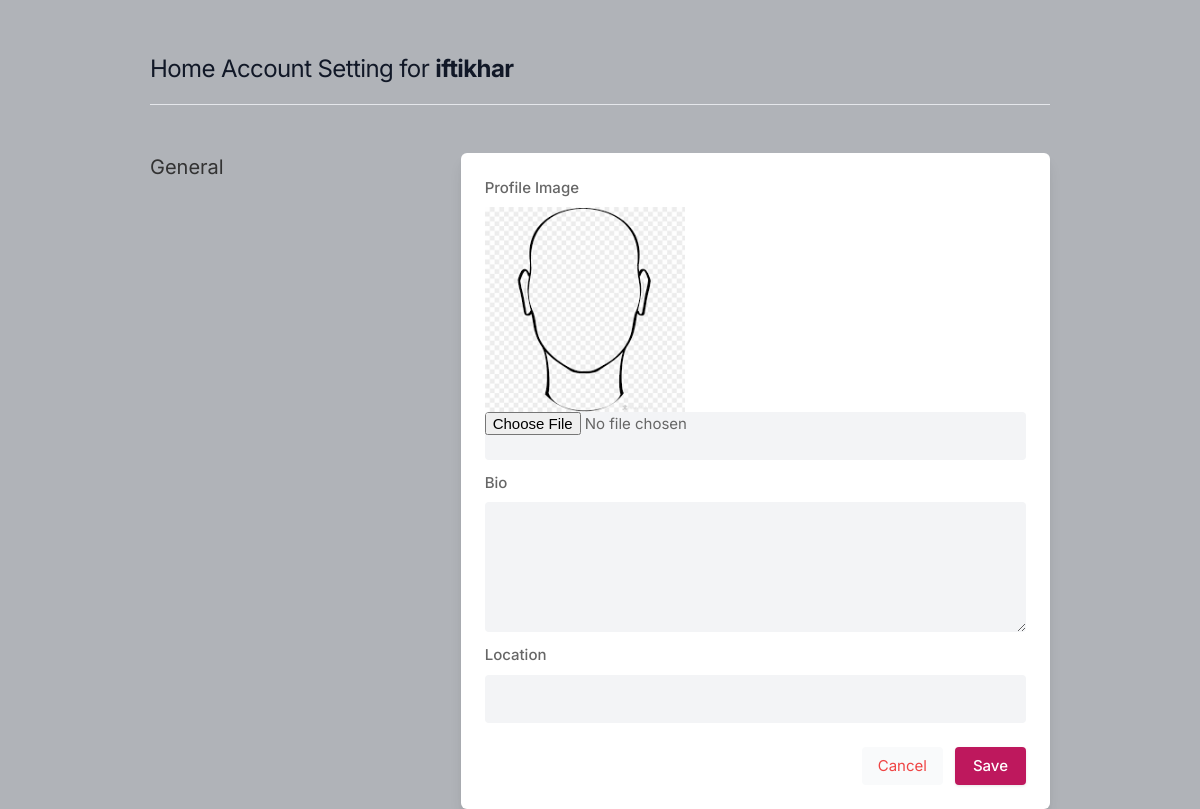
The app's page /Setting (signed in), older data.
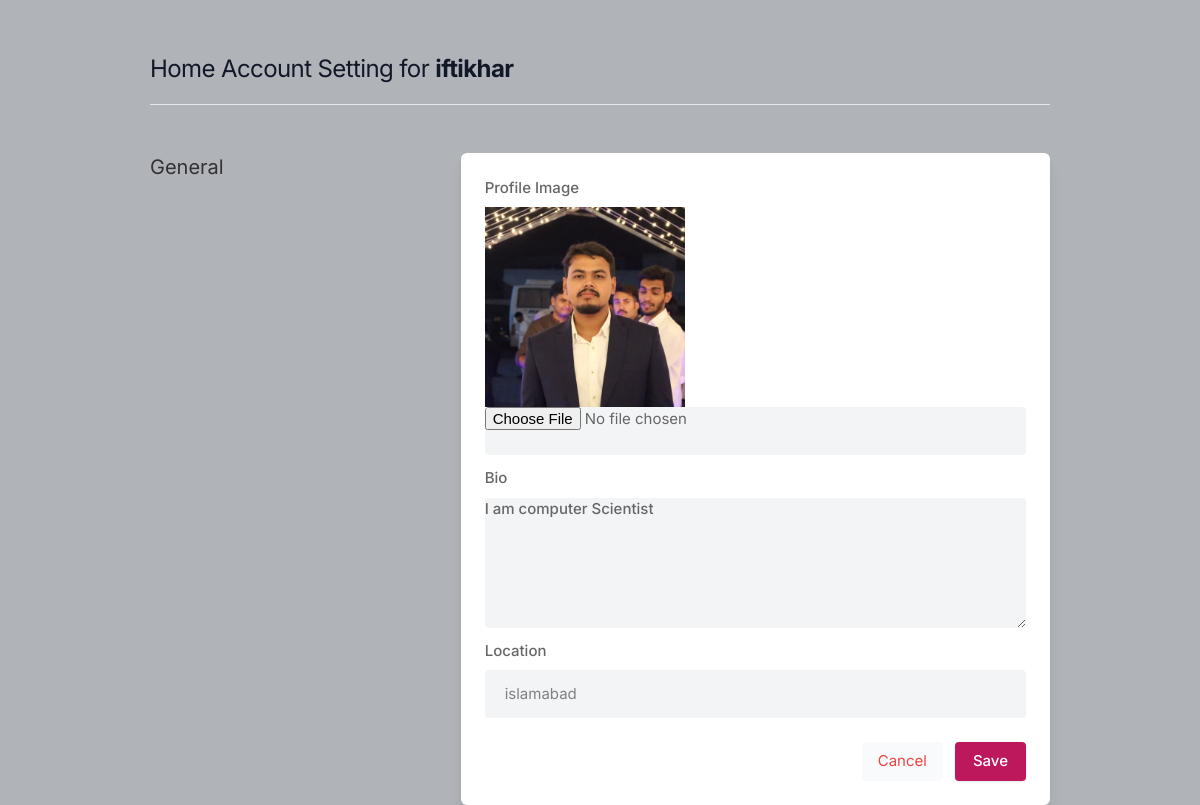
The same page, newer data.
### core/models.py (models this page shows, shortened)
class Profile(models.Model):
    user = models.ForeignKey(User, on_delete=models.CASCADE)
    id_user = models.IntegerField()
    bio = models.CharField(max_length=500, blank=True)
    profile_img = models.ImageField(upload_to='Profile_images', default='blank-profile.png')
    location = models.CharField(max_length=500, blank=True)

### core/views.py (the view, shortened to what this page needs)
# urls.py: path('Setting', views.setting, name='setting'),
@login_required(login_url='sign_in')
def setting(request):
    User_Profile = Profile.objects.get(user=request.user)
    return render(request, 'setting.html', {'User_Profile': User_Profile})

### templates/setting.html (shortened to what this page needs)
{% load static %}
<!DOCTYPE html>
<html lang="en">
<head>
    <link rel="stylesheet" href="{% static 'assets/css/icons.css' %}">
    <link rel="stylesheet" href="{% static 'assets/css/uikit.css' %}">
    <link rel="stylesheet" href="{% static 'assets/css/style.css' %}">
    <link rel="stylesheet" href="{% static 'assets/css/tailwind.css' %}">
</head>
<body>
            <div class="container m-auto">
                <h1 class="text-2xl leading-none text-gray-900 tracking-tight mt-3"> <a href = '/'> Home Account Setting for <b>{{user.username}}</b> </a> </h1>
                <br>
                <hr>
                <div class="grid lg:grid-cols-3 mt-12 gap-8">
                    <div>
                        <h3 class="text-xl mb-2"> General </h3>
                    </div>
                    <div class="bg-white rounded-md lg:shadow-lg shadow col-span-2">
                        <form action="" method="POST" enctype="multipart/form-data">
                       <div class="grid grid-cols-2 gap-3 lg:p-6 p-4">
                                <div class="col-span-2">
                                <label for=""> Profile Image</label>
                                    <img width="200" height="200" src="{{User_Profile.profile_img}}"/>
                                <input type="file" value="" name ='image' placeholder="Profile Image" class="shadow-none bg-gray-100">
                            </div>
                            <div class="col-span-2">
                                <label for="about">Bio</label>
                                <textarea id="about" name="bio" rows="3"  class="shadow-none bg-gray-100">{{User_Profile.bio}}</textarea>
                            </div>
                            <div class="col-span-2">
                                <label for=""> Location</label>
                                <input type="text" name ='location' value = "{{User_Profile.location}}" placeholder="" class="shadow-none bg-gray-100">
                            </div>
                       </div>
                       <div class="bg-gray-10 p-6 pt-0 flex justify-end space-x-3">
                           <button class="p-2 px-4 rounded bg-gray-50 text-red-500"> <a href="/"> Cancel</a> </button>
                           <button type="submit" class="button bg-blue-700"> Save </button>
                       </div>
                     </form>
                    </div>
                </div>
</body>
</html>

Row changes from the older to the newer data that the page shows:
changed Profile: profile_img: picture added in place of a placeholder; bio (not shown) → "I am computer Scientist"; location (not shown) → "islamabad"
